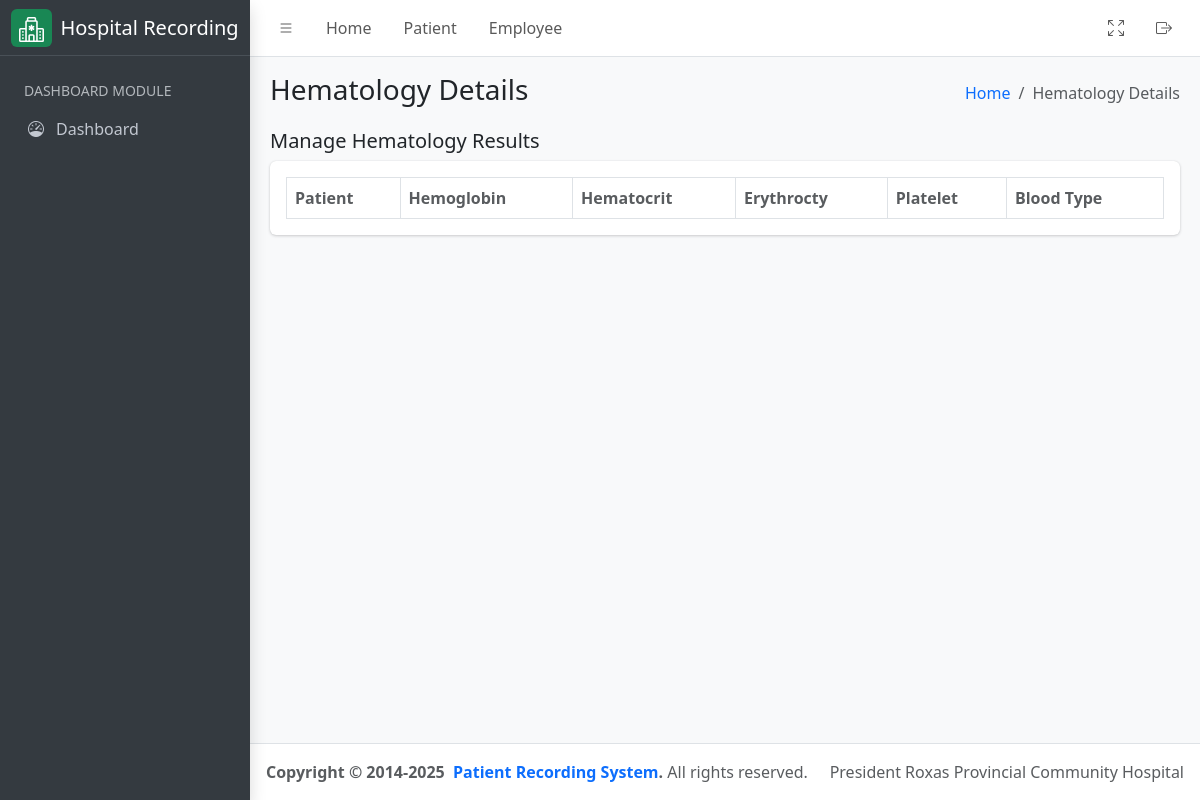
The page /laboratory/hematology/result on the database as committed earlier.
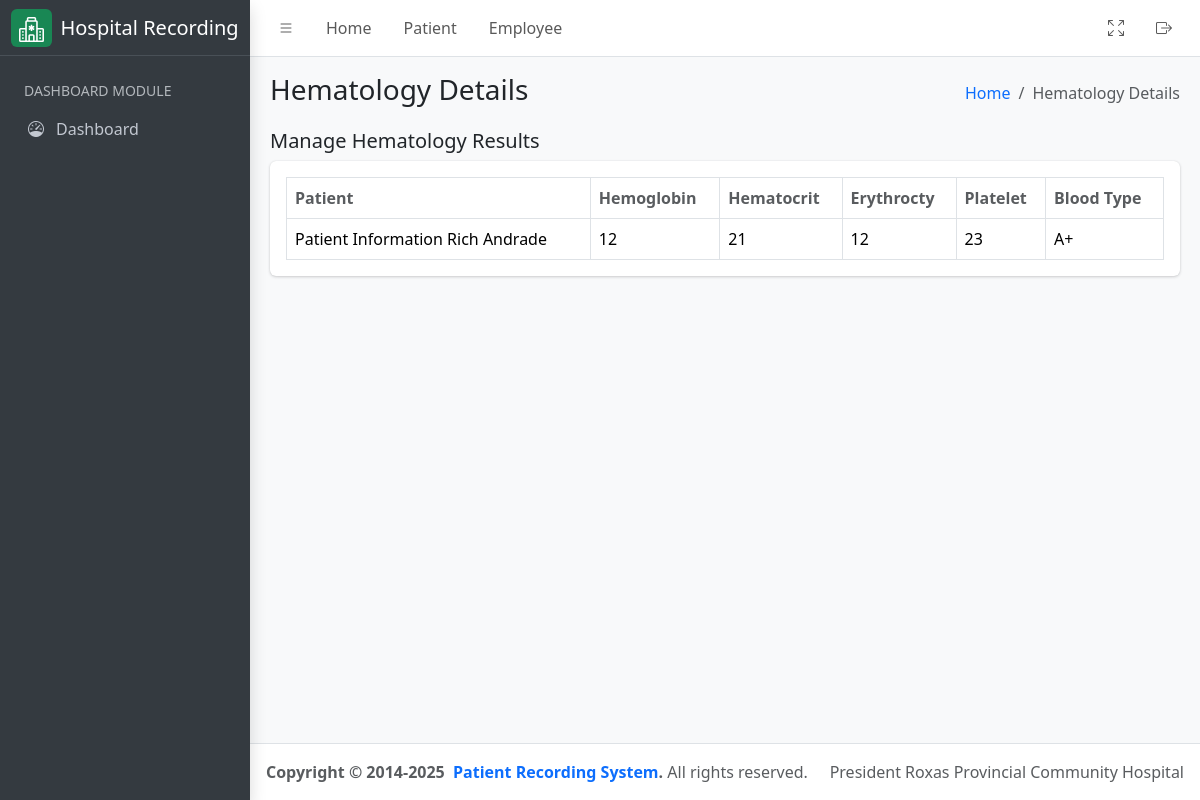
The same page on the database as committed later.
### hospital_app/models.py (models this page shows, shortened)
class Hematology(models.Model):
    BLOOD_TYPE_CHOICES = (
        ("A+", "A Positive"),
        ("A-", "A Negative"),
        ("B+", "B Positive"),
        ("B-", "B Negative"),
        ("AB+", "AB Positive"),
        ("AB-", "AB Negative"),
        ("O+", "O Positive"),
        ("O-", "O Negative"),
    )
    RH_TYPE_CHOICES = (
        ("+ (Positive)", "Positive"),
        ("- (Negative)", "Negative"),
    )
    patient = models.ForeignKey(
        Patient, on_delete=models.CASCADE, related_name="patient_hematology"
    )
    hemoglobin_mass_concentration = models.CharField(max_length=255)
    hematocrit = models.CharField(max_length=255)
    erythrocty_no_concentration = models.CharField(max_length=255)
    platelet = models.IntegerField()
    blood_type = models.CharField(max_length=255, choices=BLOOD_TYPE_CHOICES)
    rh_type = models.CharField(max_length=255, choices=RH_TYPE_CHOICES)
    leucocyte_no_concentration = models.FloatField()
    segmenters = models.CharField(max_length=255)
    lymphocytes = models.FloatField()
    monocytes = models.FloatField()
    eosinophils = models.FloatField()
    basophils = models.FloatField()
    re_test = models.BooleanField(default=False, help_text="Re-test Hematology")
    date = models.DateField(auto_now_add=True)
    assigned_pathologist = models.ForeignKey(
        CustomUser,
        related_name="assigned_pathologist",
        on_delete=models.CASCADE,
        null=True,
        blank=True,
        limit_choices_to={"groups__name": "Pathologist"},
    )
    assigned_technologist = models.ForeignKey(
        CustomUser,
        related_name="assigned_technologist",
        on_delete=models.CASCADE,
        null=True,
        blank=True,
        limit_choices_to={"groups__name": "Medical Technologist"},
    )
    class Meta:
        verbose_name = "Hematology"
        verbose_name_plural = "Hematology"
        db_table = "hematology"
        ordering = ("date",)

class Patient(models.Model):
    firstname = models.CharField(max_length=255)
    middlename = models.CharField(max_length=255, null=False, blank=True)
    lastname = models.CharField(max_length=255)
    age = models.PositiveIntegerField()
    sex = models.CharField(
        max_length=10, choices=(("Male", "Male"), ("Female", "Female"))
    )
    physician = models.ForeignKey(
        CustomUser,
        related_name="physician",
        limit_choices_to={"groups__name": "Physician"},
        on_delete=models.CASCADE,
    )
    room_number = models.PositiveIntegerField()
    sample_type = models.CharField(max_length=255)
    time_of_collection = models.TimeField()
    date_of_collection = models.DateField()
    sars_result = models.CharField(max_length=255)
    date = models.DateField(auto_now_add=True)
    assigned_pathologist = models.ForeignKey(
        CustomUser,
        related_name="patient_pathologist",
        on_delete=models.CASCADE,
        null=True,
        blank=True,
        limit_choices_to={"groups__name": "Pathologist"},
    )
    assigned_technologist = models.ForeignKey(
        CustomUser,
        related_name="patient_technologist",
        on_delete=models.CASCADE,
        null=True,
        blank=True,
        limit_choices_to={"groups__name": "Medical Technologist"},
    )
    patient_type = models.CharField(
        max_length=100,
        default="In Patient",
        choices=(
            ("In Patient", "In Patient"),
            ("Out Patient", "Out Patient"),
        ),
    )
    def get_full_name(self):
        return f"{self.firstname}  { self.middlename[0] + '.' if self.middlename else ''} {self.lastname}"
    def __str__(self) -> str:
        return f"Patient Information {self.get_full_name()}"
    class Meta:
        ordering = ("time_of_collection",)

### hospital_app/views.py (the view)
# urls.py: path('laboratory/hematology/result', HematologyView.as_view(), name="hematology_list"),
class HematologyView(ListView):
    template_name = "hematology.html"
    queryset = Hematology.objects.all()
    context_object_name = "results"
    def get_context_data(self, **kwargs):
        context = super().get_context_data(**kwargs)
        context["detail_header"] = "Hematology Details List"
        context["humberger_header"] = "Hematology Details"
        return context

### hospital_app/templatetags/group.py (called while the page is built)
@register.filter
def has_group(user, group_name):
    return user.groups.filter(name=group_name).exists()

### hospital_app/templates/hematology.html (shortened to what this page needs)
{% extends './includes/base.html' %}
{% load group %}
{% block content %}
<div class="container-fluid">
    <div class="row">
        <div class="col-md-12">
            <div class="d-flex justify-content-between align-items-center">
                <h5>Manage Hematology Results</h5>
            </div>
            <div class="card mb-4">
                <div class="card-body">
                    <table id="datatable" class="table table-bordered table-hover">
                        <thead>
                            <tr>
                                <th class="text-muted">Patient</th>
                                <th class="text-muted">Hemoglobin</th>
                                <th class="text-muted">Hematocrit</th>
                                <th class="text-muted">Erythrocty</th>
                                <th class="text-muted">Platelet</th>
                                <th class="text-muted">Blood Type</th>
                            </tr>
                        </thead>
                        <tbody>
                            {% for result in results %}
                            <tr>
                                <td>{{ result.patient }}</td>
                                <td>{{ result.hemoglobin_mass_concentration }}</td>
                                <td>{{ result.hematocrit }}</td>
                                <td>{{ result.erythrocty_no_concentration }}</td>
                                <td>{{ result.platelet }}</td>
                                <td>{{ result.blood_type }}</td>
                            </tr>
                            {% endfor %}
                        </tbody>
                    </table>
                </div>
            </div>
        </div>
    </div>
</div>
{% endblock %}

Rows that differ between the two databases and show on the page:
added Hematology: patient "Patient Information Rich Andrade", hemoglobin_mass_concentration "12", hematocrit "21", erythrocty_no_concentration "12", platelet "23", blood_type "A+"
